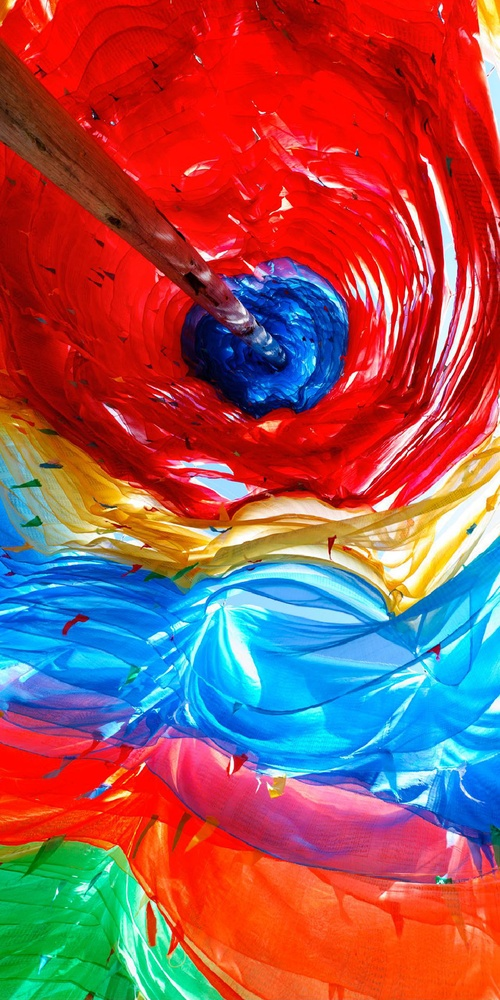
#> input picture 牛艾杯/代码/opencv/1.jpg, 500 x 1000 px, shrunk from 1080 x 2160 before the run
$ python 1.py
#> lines starting #> are read from the running program, lines starting #| are printed output that depends on the picture
import cv2 as cv
import matplotlib.pyplot as plt
img = cv.imread('./1.jpg',0)
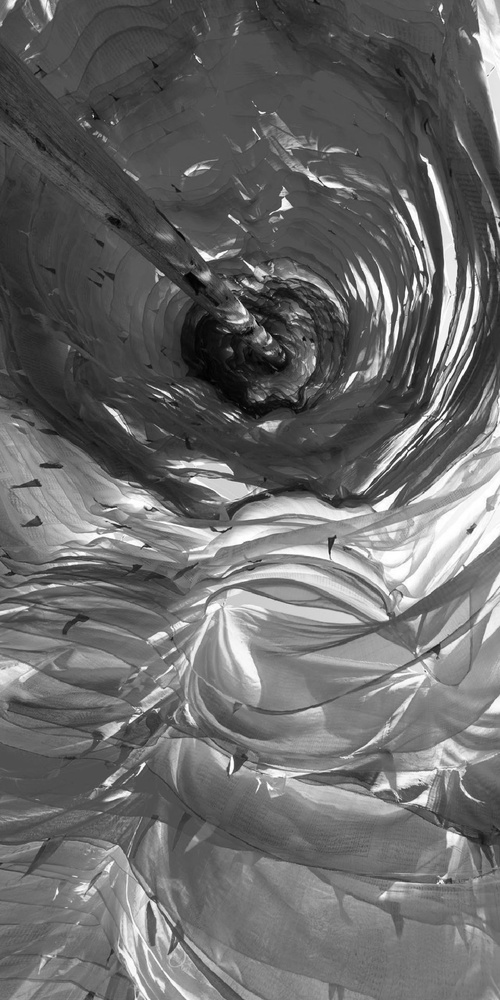
#> img: shape (1000, 500); min 0, max 255, mean 105.8
cv.imshow('image',img)
#> (the run stopped early here; a loop or call above may not have finished)

$ run again, with 牛艾杯/代码/opencv/3.jpeg copied over 牛艾杯/代码/opencv/1.jpg
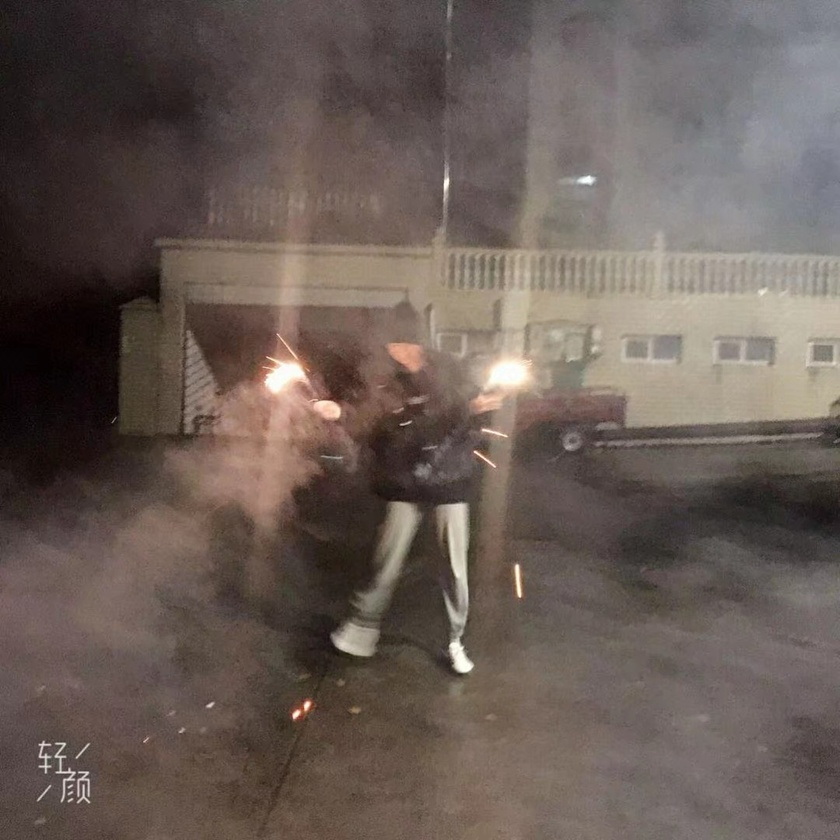
#> input picture 牛艾杯/代码/opencv/3.jpeg, 840 x 840 px, shrunk from 1080 x 1080 before the run
#> `img = cv.imread('./1.jpg',0)`:
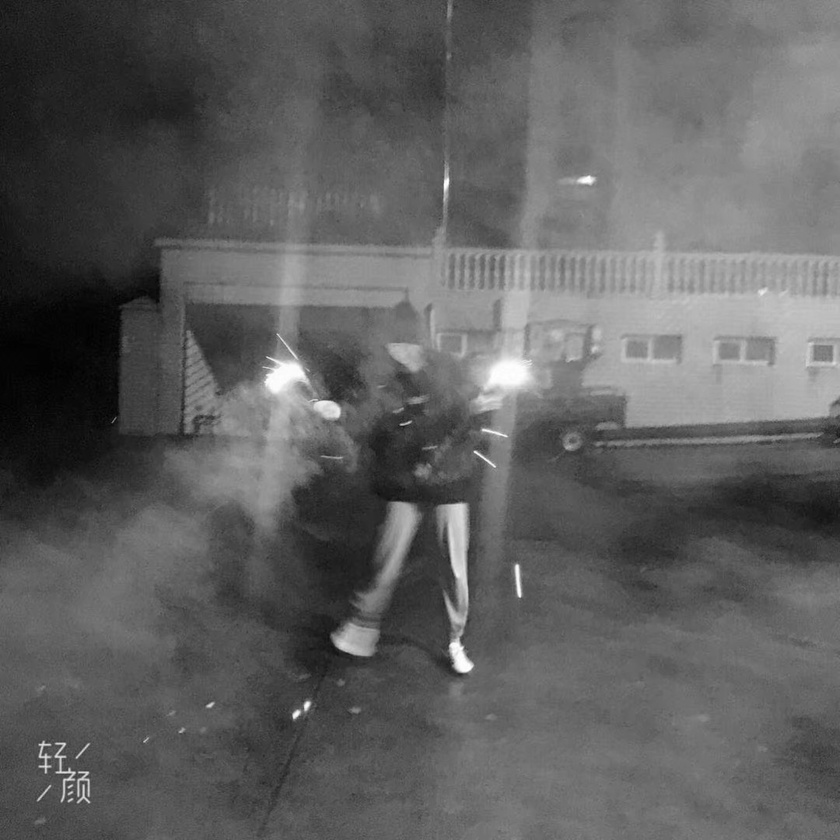
#> img: shape (840, 840); min 0, max 255, mean 95.1

$ run again, with 牛艾杯/代码/opencv/5.png saved as 牛艾杯/代码/opencv/1.jpg
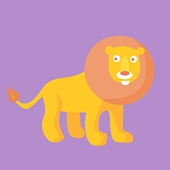
#> input picture 牛艾杯/代码/opencv/5.png, 170 x 170 px
#> `img = cv.imread('./1.jpg',0)`:
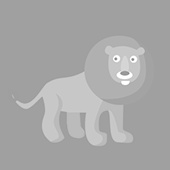
#> img: shape (170, 170); min 129, max 255, mean 167.7

$ run again, with 牛艾杯/代码/opencv/6.png saved as 牛艾杯/代码/opencv/1.jpg
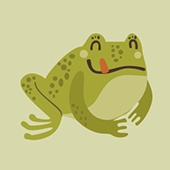
#> input picture 牛艾杯/代码/opencv/6.png, 170 x 170 px
#> `img = cv.imread('./1.jpg',0)`:
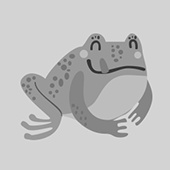
#> img: shape (170, 170); min 26, max 236, mean 192.3
